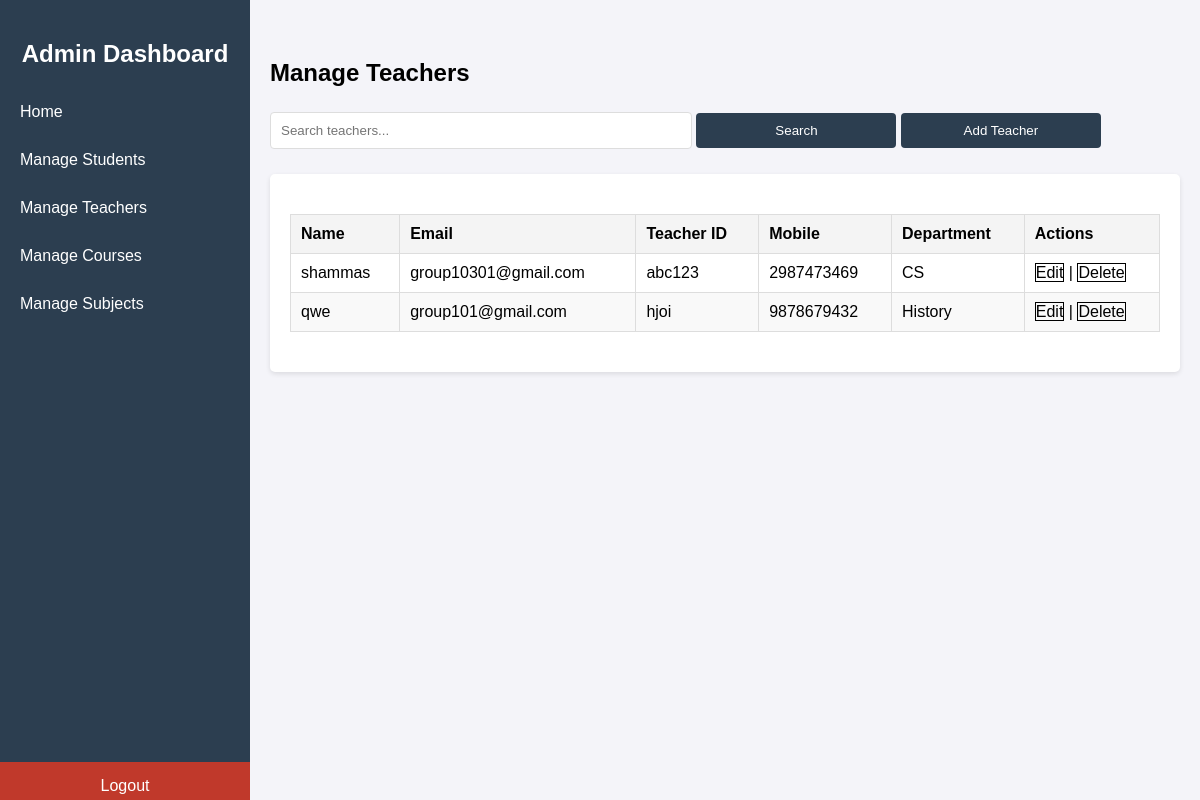
The app's page /manage-teacher/, older data.
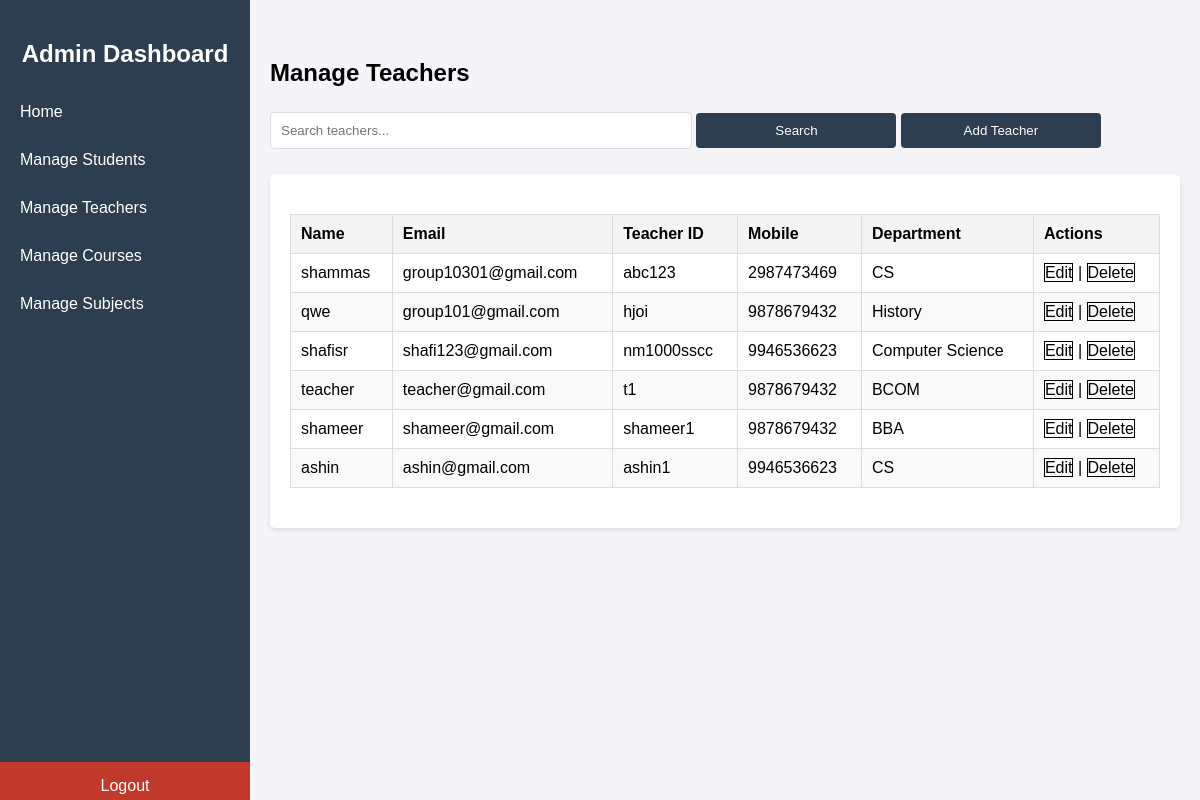
The same page, newer data.
### GradeWireapp/models.py (models this page shows)
class Teacher(models.Model):
    name=models.CharField(max_length=30)
    email=models.EmailField(unique=True)
    teacher_id=models.CharField(max_length=20,unique=True)
    mobile = models.CharField(max_length=10,default='mobile')  # Changed from IntegerField to CharField
    password=models.CharField(max_length=15)
    department=models.CharField(max_length=30)

### GradeWireapp/views.py (the view)
# urls.py: path('manage-teacher/', views.manage_teacher_view,name='ManageTeacher'),
def manage_teacher_view(request):
    teachers = models.Teacher.objects.all()
    return render(request, 'admin_mg_teacher.html',{'teacher':teachers})

### templates/admin_mg_teacher.html (shortened to what this page needs)
{% load static %}
<!DOCTYPE html>
<html lang="en">
<head>
    <link rel="stylesheet" type="text/css" href="{% static 'assets/css/admin-style.css'%}">
</head>
<body>
    <div class="menu-toggle" onclick="toggleSidebar()">☰ Menu</div>
    <div class="sidebar">
        <h2>Admin Dashboard</h2>
        <a href="{% url 'adminHome' %}" onclick="showSection('home')">Home</a>
        <a href="{% url 'ManageStudent' %}"  >Manage Students</a>
        <a href="{% url 'ManageTeacher' %}" >Manage Teachers</a>
        <a href="{% url 'ManageCourse' %}" >Manage Courses</a>
        <a href="{% url 'ManageSubject' %}" >Manage Subjects</a>
        <a href="{% url 'logout' %}" class="logout" id="logoutButton" >Logout</a>
    </div>
    <div class="content">
        <div id="manage-teachers" class="section active">
            <h2>Manage Teachers</h2>
            <div class="form-container">
                <input type="text" id="searchTeacher" placeholder="Search teachers..." oninput="searchTeacher()" style=" width: 400px;"  />
                <button onclick="searchTeacher()" style="    width: 200px;">Search</button>
                <button onclick="toggleAddTeacherForm()" style="    width: 200px;">Add Teacher</button>
            </div>
            <div class="table-container">
                <table>
                    <thead>
                        <tr>
                            <th>Name</th>
                            <th>Email</th>
                            <th>Teacher ID</th>
                            <th>Mobile</th>
                            <th>Department</th>
                            <th>Actions</th>
                        </tr>
                    </thead>
                    <tbody id="teacherTableBody">
                        {% for t in teacher %}
                        <tr>
                            <td>{{ t.name }}</td>
                            <td>{{ t.email }}</td>
                            <td>{{ t.teacher_id }}</td>
                            <td>{{ t.mobile }}</td>
                            <td>{{ t.department }}</td>
                            <td>
                                <a href="{% url 'edit_teacher' t.id %}"  style="border: 1px solid; text-decoration: none; color: black;">Edit</a> |
                                <a href="{% url 'delete_teacher' t.id %}" onclick="return confirm('Are you sure you want to delete this teacher?');" style="border: 1px solid; text-decoration: none; color: black;">Delete</a>
                            </td>
                        </tr>
                        {% endfor %}
                    </tbody>
                </table>
            </div>
        </div>
</div>
</body>
</html>

Row changes from the older to the newer data that the page shows:
added Teacher: name "shafisr", email "shafi123@gmail.com", teacher_id "nm1000sscc", mobile "9946536623", department "Computer Science"
added Teacher: name "teacher", email "teacher@gmail.com", teacher_id "t1", mobile "9878679432", department "BCOM"
added Teacher: name "shameer", email "shameer@gmail.com", teacher_id "shameer1", mobile "9878679432", department "BBA"
added Teacher: name "ashin", email "ashin@gmail.com", teacher_id "ashin1", mobile "9946536623", department "CS"
